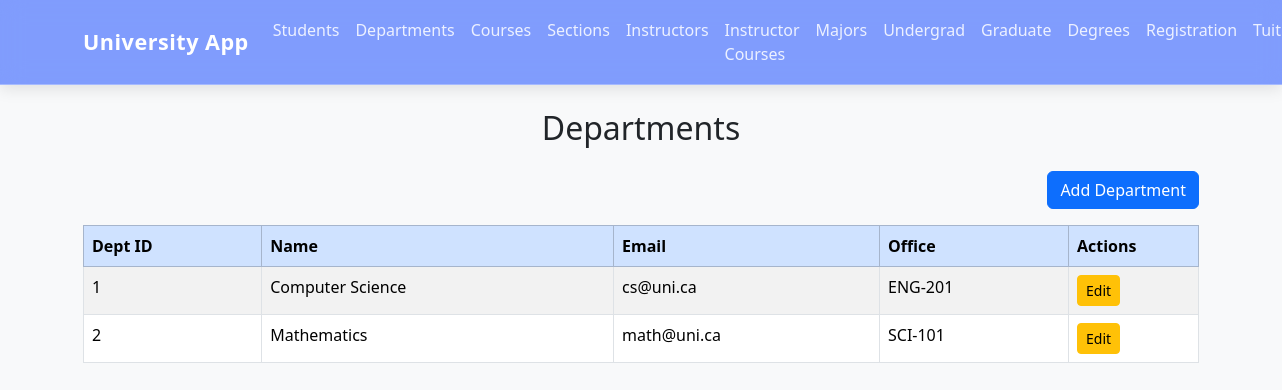
The page /departments on the database its author committed.
### tables this page shows
CREATE TABLE Department (
    Dept_ID INTEGER PRIMARY KEY,
    Department_Name TEXT NOT NULL,
    Department_Email TEXT,
    Department_Office TEXT
);

### app.py (the view)
@app.route("/departments")
def departments():
    conn = get_db_connection()
    depts = conn.execute("SELECT * FROM Department").fetchall()
    conn.close()
    return render_template("departments.html", title="Departments", departments=depts)

### app.py (called while the page is built)
def get_db_connection():
    conn = sqlite3.connect("university.db")
    conn.row_factory = sqlite3.Row
    return conn

### templates/departments.html
{% extends "base.html" %}
{% block content %}
<h2 class="mb-4 text-center">Departments</h2>
<div class="mb-3 text-end">
    <a href="/add-department" class="btn btn-primary">Add Department</a>
</div>
<table class="table table-striped table-bordered">
    <thead class="table-primary">
        <tr>
            <th>Dept ID</th>
            <th>Name</th>
            <th>Email</th>
            <th>Office</th>
            <th style="width: 130px;">Actions</th>
        </tr>
    </thead>
    <tbody>
        {% for d in departments %}
        <tr>
            <td>{{ d.Dept_ID }}</td>
            <td>{{ d.Department_Name }}</td>
            <td>{{ d.Department_Email }}</td>
            <td>{{ d.Department_Office }}</td>
            <td>
                <a href="/update-department/{{ d.Dept_ID }}" class="btn btn-sm btn-warning">Edit</a>
            </td>
        </tr>
        {% endfor %}
    </tbody>
</table>
{% endblock %}

### rows shown on the page
Department: Dept_ID "1", Department_Name "Computer Science", Department_Email "cs@uni.ca", Department_Office "ENG-201"
Department: Dept_ID "2", Department_Name "Mathematics", Department_Email "math@uni.ca", Department_Office "SCI-101"
